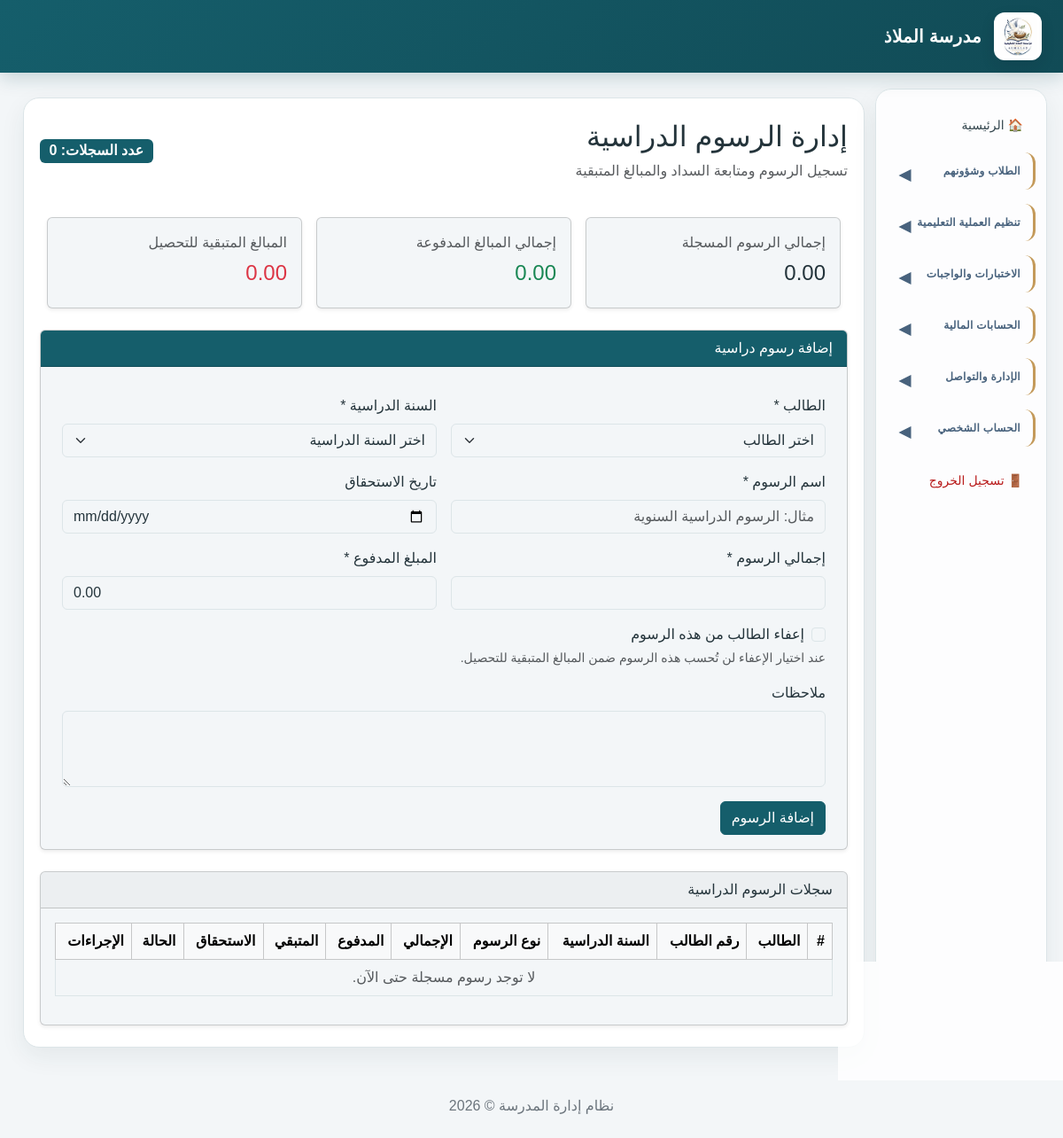
Screenshot of /fees.php (signed in) with the database file from the repository.
### tables this page shows
CREATE TABLE `school_settings` (
  `id` int(10) UNSIGNED NOT NULL,
  `school_name` varchar(200) NOT NULL,
  `school_name_en` varchar(200) DEFAULT NULL,
  `logo_path` varchar(255) DEFAULT NULL,
  `address` text DEFAULT NULL,
  `phone` varchar(30) DEFAULT NULL,
  `email` varchar(150) DEFAULT NULL,
  `website` varchar(255) DEFAULT NULL,
  `currency` char(3) NOT NULL DEFAULT 'SDG',
  `academic_year_id` int(10) UNSIGNED DEFAULT NULL,
  `principal_name` varchar(150) DEFAULT NULL,
  `created_at` timestamp NOT NULL DEFAULT current_timestamp(),
  `updated_at` timestamp NOT NULL DEFAULT current_timestamp() ON UPDATE current_timestamp()
);

### fees.php (the view, shortened to what this page needs)
<?php
require_once __DIR__ . '/config/database.php';
$editFee = null;
function feeEscape($value): string
{
    return htmlspecialchars((string)($value ?? ''), ENT_QUOTES, 'UTF-8');
}
$stmt = $pdo->query("
    SELECT
        s.id,
        s.student_number,
        u.full_name
    FROM students s
    INNER JOIN users u ON u.id = s.user_id
    WHERE s.is_active = 1
    ORDER BY u.full_name
");
$students = $stmt->fetchAll();
$stmt = $pdo->query("
    SELECT id, year_name
    FROM academic_years
    ORDER BY is_current DESC, start_date DESC
");
$years = $stmt->fetchAll();
$stmt = $pdo->query("
    SELECT
        f.*,
        u.full_name AS student_name,
        s.student_number,
        ay.year_name
    FROM student_fees f
    INNER JOIN students s ON s.id = f.student_id
    INNER JOIN users u ON u.id = s.user_id
    INNER JOIN academic_years ay ON ay.id = f.academic_year_id
    ORDER BY f.id DESC
");
$fees = $stmt->fetchAll();
$totalFees = 0;
$totalPaid = 0;
$totalRemaining = 0;
require_once __DIR__ . '/includes/header.php';
?>
<div class="container-fluid py-4" dir="rtl">
    <div class="d-flex justify-content-between align-items-center mb-4">
        <div>
            <h2>إدارة الرسوم الدراسية</h2>
            <p class="text-muted mb-0">
                تسجيل الرسوم ومتابعة السداد والمبالغ المتبقية
            </p>
        </div>
        <span class="badge bg-primary fs-6">
            عدد السجلات: <?= count($fees) ?>
        </span>
    </div>
    <div class="row g-3 mb-4">
        <div class="col-md-4">
            <div class="card shadow-sm h-100">
                <div class="card-body">
                    <div class="text-muted">إجمالي الرسوم المسجلة</div>
                    <h4 class="mt-2">
                        <?= number_format($totalFees, 2) ?>
                    </h4>
                </div>
            </div>
        </div>
        <div class="col-md-4">
            <div class="card shadow-sm h-100">
                <div class="card-body">
                    <div class="text-muted">إجمالي المبالغ المدفوعة</div>
                    <h4 class="text-success mt-2">
                        <?= number_format($totalPaid, 2) ?>
                    </h4>
                </div>
            </div>
        </div>
        <div class="col-md-4">
            <div class="card shadow-sm h-100">
                <div class="card-body">
                    <div class="text-muted">المبالغ المتبقية للتحصيل</div>
                    <h4 class="text-danger mt-2">
                        <?= number_format($totalRemaining, 2) ?>
                    </h4>
                </div>
            </div>
        </div>
    </div>
    <div class="card shadow-sm mb-4">
        <div class="card-header bg-primary text-white">
            <?= $editFee ? 'تعديل الرسوم' : 'إضافة رسوم دراسية' ?>
        </div>
        <div class="card-body">
            <form method="POST" action="fees.php">
                <div class="row g-3">
                    <div class="col-md-6">
                        <label class="form-label">الطالب *</label>
                        <select name="student_id" class="form-select" required>
                            <option value="">اختر الطالب</option>
                        </select>
                    </div>
                    <div class="col-md-6">
                        <label class="form-label">السنة الدراسية *</label>
                        <select name="academic_year_id" class="form-select" required>
                            <option value="">اختر السنة الدراسية</option>
                        </select>
                    </div>
                    <div class="col-md-6">
                        <label class="form-label">اسم الرسوم *</label>
                        <input type="text" name="fee_name" class="form-control"
                               maxlength="150" required
                               placeholder="مثال: الرسوم الدراسية السنوية"
                               value="<?= feeEscape($editFee['fee_name'] ?? '') ?>">
                    </div>
                    <div class="col-md-6">
                        <label class="form-label">تاريخ الاستحقاق</label>
                        <input type="date" name="due_date" class="form-control"
                               value="<?= feeEscape($editFee['due_date'] ?? '') ?>">
                    </div>
                    <div class="col-md-6">
                        <label class="form-label">إجمالي الرسوم *</label>
                        <input type="number" name="total_amount"
                               class="form-control" min="0.01" step="0.01"
                               required
                               value="<?= feeEscape($editFee['total_amount'] ?? '') ?>">
                    </div>
                    <div class="col-md-6">
                        <label class="form-label">المبلغ المدفوع *</label>
                        <input type="number" name="paid_amount"
                               class="form-control" min="0" step="0.01"
                               required
                               value="<?= feeEscape($editFee['paid_amount'] ?? '0.00') ?>">
                    </div>
                    <div class="col-12">
                        <div class="form-check">
                            <input type="checkbox" name="waived" id="waived"
                                   class="form-check-input" value="1"
                                   <?= ($editFee['status'] ?? '') === 'waived' ? 'checked' : '' ?>>
                            <label class="form-check-label" for="waived">
                                إعفاء الطالب من هذه الرسوم
                            </label>
                        </div>
                        <small class="text-muted">
                            عند اختيار الإعفاء لن تُحسب هذه الرسوم ضمن المبالغ المتبقية للتحصيل.
                        </small>
                    </div>
                    <div class="col-12">
                        <label class="form-label">ملاحظات</label>
                        <textarea name="notes" class="form-control" rows="3"><?= feeEscape($editFee['notes'] ?? '') ?></textarea>
                    </div>
                    <div class="col-12">
                        <button type="submit" class="btn btn-primary"
                            <?= (!$students || !$years) ? 'disabled' : '' ?>>
                            <?= $editFee ? 'حفظ التعديلات' : 'إضافة الرسوم' ?>
                        </button>
                    </div>
                </div>
            </form>
        </div>
    </div>
    <div class="card shadow-sm">
        <div class="card-header">سجلات الرسوم الدراسية</div>
        <div class="card-body">
            <div class="table-responsive">
                <table class="table table-bordered table-hover align-middle">
                    <thead class="table-light">
                        <tr>
                            <th>#</th>
                            <th>الطالب</th>
                            <th>رقم الطالب</th>
                            <th>السنة الدراسية</th>
                            <th>نوع الرسوم</th>
                            <th>الإجمالي</th>
                            <th>المدفوع</th>
                            <th>المتبقي</th>
                            <th>الاستحقاق</th>
                            <th>الحالة</th>
                            <th>الإجراءات</th>
                        </tr>
                    </thead>
                    <tbody>
                    <?php if (!$fees): ?>
                        <tr>
                            <td colspan="11" class="text-center text-muted">
                                لا توجد رسوم مسجلة حتى الآن.
                            </td>
                        </tr>
                    <?php endif; ?>
                    </tbody>
                </table>
            </div>
        </div>
    </div>
</div>
<?php require_once __DIR__ . '/includes/footer.php'; ?>

### includes/header.php (shortened to what this page needs)
<?php
$hideSidebar = basename($_SERVER['SCRIPT_NAME'] ?? '') === 'index.php';
$schoolName = 'مدرسة الملاذ';
$schoolLogo = '';
$currentRole = (int) ($_SESSION['role_id'] ?? 0);
$menuPermissions = [
    1 => ['all'],
    2 => [
        'index.php',
        'students.php',
        'guardians.php',
        'teachers.php',
        'classrooms.php',
        'subjects.php',
        'academic_years.php',
        'teaching_assignments.php',
        'timetable.php',
        'attendance.php',
        'exams.php',
        'grades.php',
        'behavior.php',
        'homework.php',
        'homework_submissions.php',
        'reports.php',
        'fees.php',
        'payments.php',
        'expenses.php',
        'users.php',
        'announcements.php',
        'notifications.php',
        'messages.php',
        'settings.php',
        'change_password.php'
    ],
    3 => [
        'index.php',
        'fees.php',
        'payments.php',
        'expenses.php',
        'reports.php',
        'change_password.php'
    ],
    4 => [
        'index.php',
        'students.php',
        'classrooms.php',
        'subjects.php',
        'timetable.php',
        'attendance.php',
        'exams.php',
        'grades.php',
        'behavior.php',
        'homework.php',
        'homework_submissions.php',
        'announcements.php',
        'notifications.php',
        'messages.php',
        'change_password.php'
    ],
    5 => [
        'index.php',
        'timetable.php',
        'grades.php',
        'homework.php',
        'announcements.php',
        'notifications.php',
        'messages.php',
        'change_password.php'
    ],
    6 => [
        'index.php',
        'reports.php',
        'fees.php',
        'payments.php',
        'announcements.php',
        'notifications.php',
        'messages.php',
        'change_password.php'
    ]
];
$allowedMenu = $menuPermissions[$currentRole] ?? [];
function showMenuLink(string $page): bool
{
    global $allowedMenu;
    return in_array('all', $allowedMenu, true)
        || in_array($page, $allowedMenu, true);
}
try {
    if (isset($pdo)) {
        $stmt = $pdo->query(
            "SELECT school_name, logo_path
             FROM school_settings
             ORDER BY id ASC
             LIMIT 1"
        );
        $school = $stmt->fetch();
        if ($school) {
            if (!empty($school['school_name'])) {
                $schoolName = $school['school_name'];
            }
            if (!empty($school['logo_path'])) {
                $logoFile = __DIR__ . '/../' . $school['logo_path'];
                if (is_file($logoFile)) {
                    $schoolLogo = $school['logo_path'];
                }
            }
        }
    }
} catch (PDOException $e) {
    error_log('School branding could not be loaded: ' . $e->getMessage());
}
?>
<!DOCTYPE html>
<html lang="ar" dir="rtl">
<head>
    <link
        href="https://cdn.jsdelivr.net/npm/bootstrap@5.3.3/dist/css/bootstrap.rtl.min.css"
        rel="stylesheet"
    >
</head>
<body>
<header class="topbar">
    <?php if ($schoolLogo !== ''): ?>
        <img
            src="<?= htmlspecialchars($schoolLogo, ENT_QUOTES, 'UTF-8') ?>"
            alt="شعار المدرسة"
            class="school-logo"
        >
    <?php endif; ?>
    <strong class="school-name">
        <?= htmlspecialchars($schoolName, ENT_QUOTES, 'UTF-8') ?>
    </strong>
</header>
<div class="container-fluid">
    <div class="row">
        <?php if (!$hideSidebar): ?>
        <aside class="col-md-3 col-lg-2 sidebar">
            <?php if (showMenuLink('index.php')): ?>
                <a href="index.php">🏠 الرئيسية</a>
            <?php endif; ?>
            <?php if (
                showMenuLink('students.php') ||
                showMenuLink('guardians.php') ||
                showMenuLink('attendance.php') ||
                showMenuLink('behavior.php')
            ): ?>
                <details class="sidebar-group">
                    <summary class="sidebar-section">الطلاب وشؤونهم</summary>
                </details>
            <?php endif; ?>
            <?php if (
                showMenuLink('teachers.php') ||
                showMenuLink('classrooms.php') ||
                showMenuLink('subjects.php') ||
                showMenuLink('academic_years.php') ||
                showMenuLink('teaching_assignments.php') ||
                showMenuLink('timetable.php')
            ): ?>
                <details class="sidebar-group">
                    <summary class="sidebar-section">تنظيم العملية التعليمية</summary>
                </details>
            <?php endif; ?>
            <?php if (
                showMenuLink('exams.php') ||
                showMenuLink('grades.php') ||
                showMenuLink('homework.php') ||
                showMenuLink('homework_submissions.php') ||
                showMenuLink('reports.php')
            ): ?>
                <details class="sidebar-group">
                    <summary class="sidebar-section">الاختبارات والواجبات</summary>
                </details>
            <?php endif; ?>
            <?php if (
                showMenuLink('fees.php') ||
                showMenuLink('payments.php') ||
                showMenuLink('expenses.php')
            ): ?>
                <details class="sidebar-group">
                    <summary class="sidebar-section">الحسابات المالية</summary>
                </details>
            <?php endif; ?>
            <?php if (
                showMenuLink('users.php') ||
                showMenuLink('announcements.php') ||
                showMenuLink('notifications.php') ||
                showMenuLink('messages.php') ||
                showMenuLink('audit_logs.php') ||
                showMenuLink('settings.php') ||
                showMenuLink('theme_settings.php')
            ): ?>
                <details class="sidebar-group">
                    <summary class="sidebar-section">الإدارة والتواصل</summary>
                </details>
            <?php endif; ?>
            <?php if (showMenuLink('change_password.php')): ?>
                <details class="sidebar-group">
                    <summary class="sidebar-section">الحساب الشخصي</summary>
                </details>
            <?php endif; ?>
            <a href="logout.php" class="logout-link">🚪 تسجيل الخروج</a>
        </aside>
        <?php endif; ?>
        <main class="<?= $hideSidebar ? 'col-12' : 'col-md-9 col-lg-10' ?> content">

### rows the page displays
school_settings: logo_path (picture), school_name "مدرسة الملاذ"

### other values shown
count($fees) "0"
$totalFees "0.00"
$totalPaid "0.00"
$totalRemaining "0.00"
